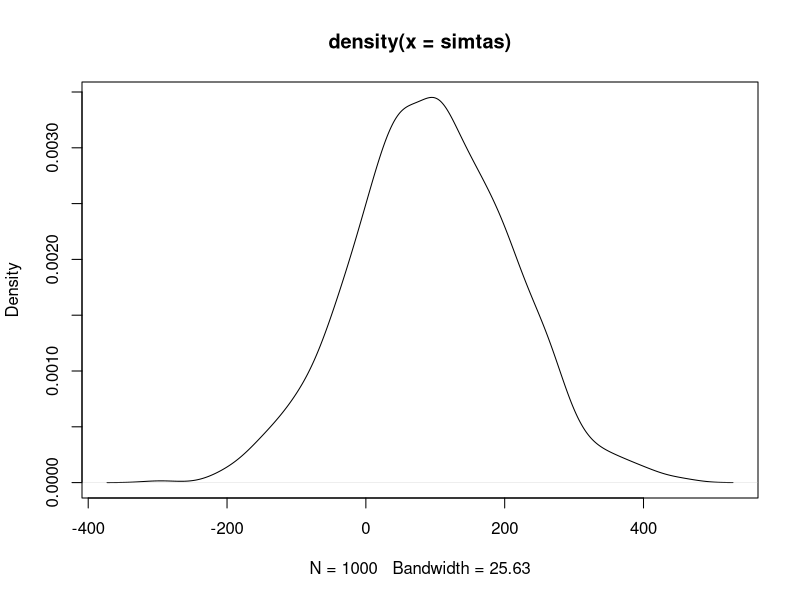

Source code (R):
## ---- chunk 1
a <- c(-10,12)
## ---- chunk 2
balansas <- function(n)
{
  sum(sample(a, n, replace = TRUE))
}
## ---- chunk 3
n <- c(1, 2, 5, 10, 20, 100)
sapply(n, function(n) mean(replicate(1000, balansas(n))>0))
## ---- chunk 4
simtas <- (replicate(1000, balansas(100)))
## ---- chunk 5
plot(density(simtas))
## ---- chunk 6
quantile(simtas, 0.025)
quantile(simtas, 0.975)
